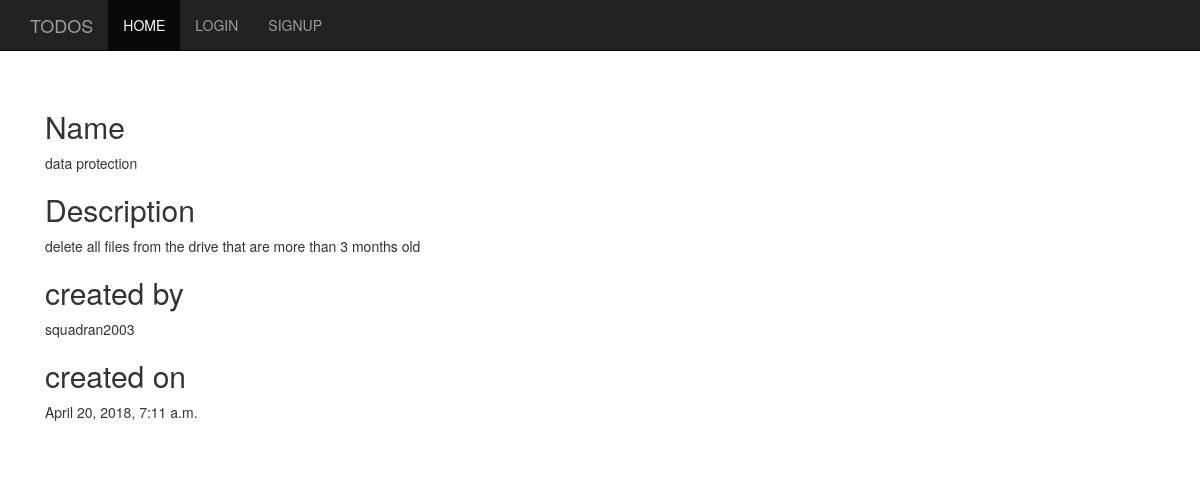
The page /todos/detail/11/ on the database its author committed.
### todos/models.py (models this page shows, shortened)
class Todo(models.Model):
    user = models.ForeignKey(User,on_delete=models.CASCADE)
    name = models.CharField(max_length=255)
    description = models.TextField()
    created_at = models.DateTimeField(default=timezone.now)
    class Meta:
        ordering = ['-created_at']

### todos/views.py (the view)
# urls.py: path('detail/<int:pk>/',TodoDetailView.as_view(),name='detail'),
class TodoDetailView(DetailView):
    model = Todo
    template_name = 'todos/todo_detail.html'
    context_object = 'todo'

### todos/templates/todos/todo_detail.html (shortened to what this page needs)
{% extends 'layout.html' %}
{% block content %}
<div class='text-left'>
    <h2>Name</h2>
    <p>{{todo.name}}</p>
    <h2>Description</h2>
    <p>{{ todo.description|escape }}</p>
    <h2>created by</h2>
    <p>{{todo.user}}</p>
    <h2>created on</h2>
    <p>{{ todo.created_at }}</p>
</div>
{% endblock%}

### static/css/starter-template.css (style rules this page uses)
body { padding-top: 50px; }

### rows shown on the page
Todo: name "data protection", description "delete all files from the drive that are more than 3 months old", user "squadran2003", created_at "April 20, 2018, 7:11 a.m."
